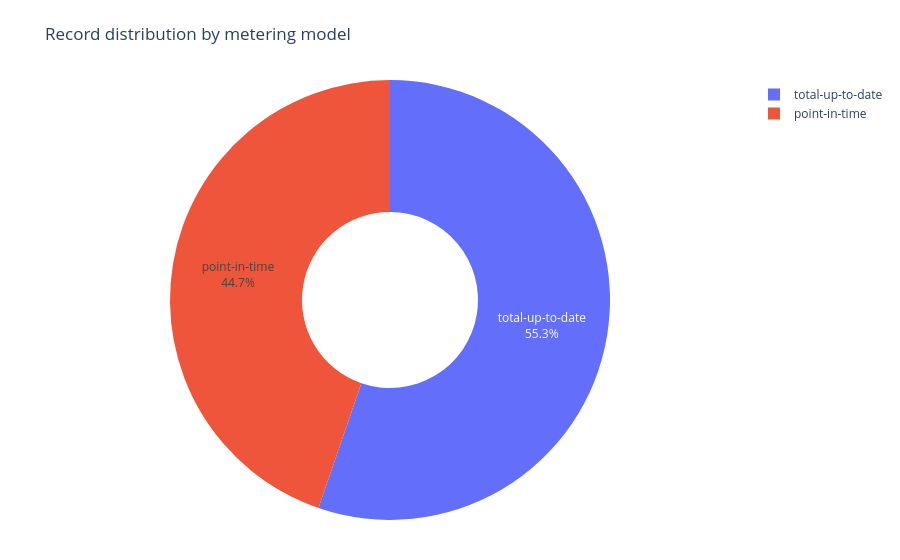

Notebook code for this chart:
### Markdown cell above
### Chart Guide

**Purpose:** Confirms what mix of metering semantics the dataset contains — important for
choosing the right aggregation transforms in downstream notebooks.

**Chart Attributes**

| | |
|---|---|
| **Chart type** | Donut chart |
| **Segments** | One per distinct `meteringModel` value |
| **Size** | Proportional to number of raw records with that model |

**Insights:** A single dominant segment is normal — most services use one model.
Multiple segments mean different metrics follow different metering semantics.

### Code cell
if fig_56 is not None:
    fig_56.show()

### Figure 1 — Plotly figure (JSON) as saved in the notebook; plotly's stock layout.template omitted (floating-point values rounded to 4 significant figures)
{"data": [{"domain": {"x": [0, 1], "y": [0, 1]}, "hole": 0.4, "hovertemplate": "%{label}: %{value} records", "labels": ["total-up-to-date", "point-in-time"], "legendgroup": "", "name": "", "showlegend": true, "textinfo": "label+percent", "type": "pie", "values": [21354, 17281]}], "layout": {"legend": {"tracegroupgap": 0}, "margin": {"b": 40, "l": 40, "r": 40, "t": 80}, "title": {"text": "Record distribution by metering model"}}}
